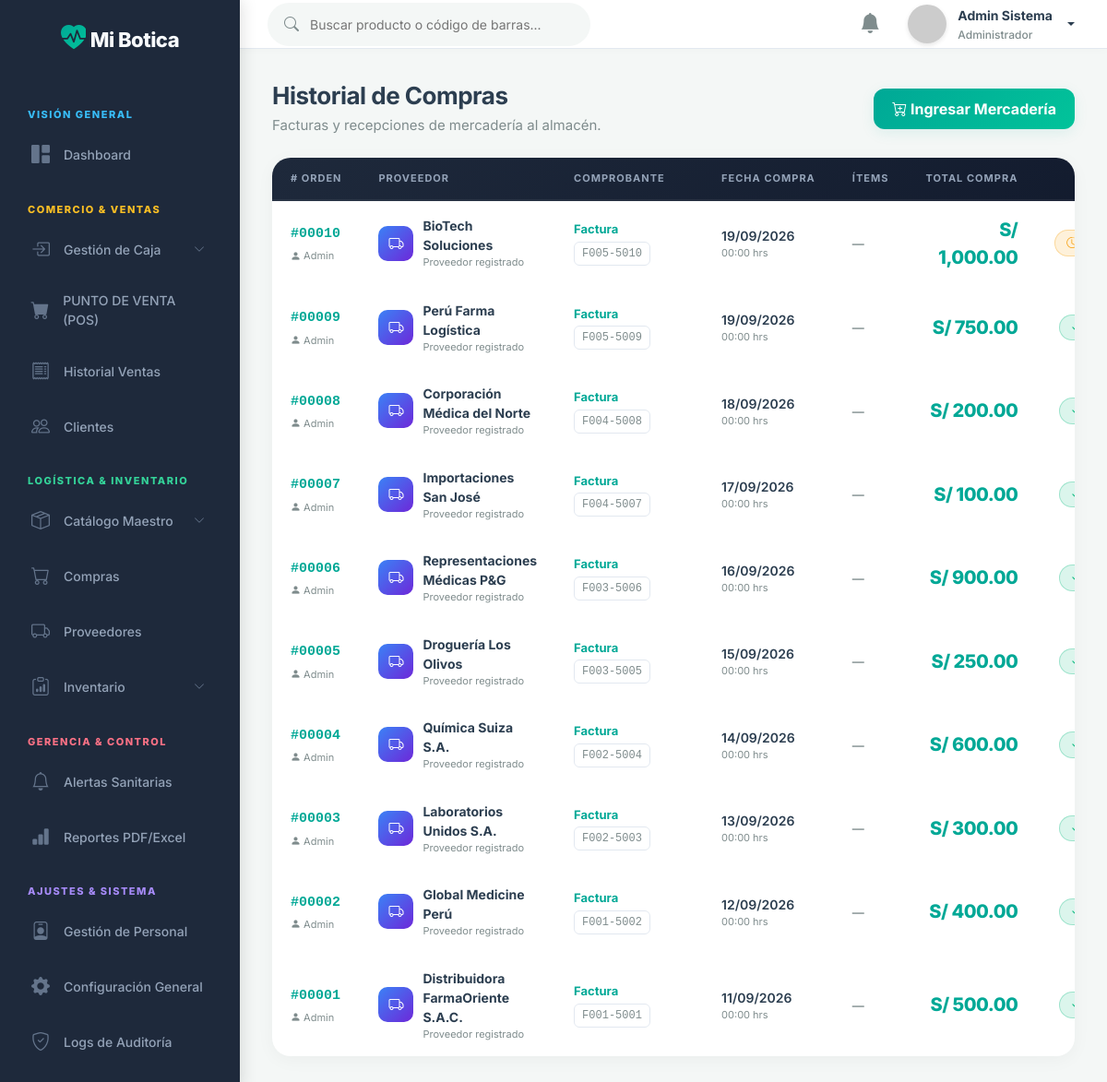
/public/compra/index (signed in), run on the app's committed database.
### tables this page shows
CREATE TABLE IF NOT EXISTS `compras` (
  `id` INT NOT NULL AUTO_INCREMENT,
  `id_proveedor` INT NOT NULL,
  `id_usuario` INT NOT NULL,  
  `tipo_comprobante` VARCHAR(50) NOT NULL,  
  `serie_comprobante` VARCHAR(20) NULL,
  `num_comprobante` VARCHAR(50) NOT NULL,
  `fecha_compra` DATE NOT NULL,
  `fecha_registro` TIMESTAMP DEFAULT CURRENT_TIMESTAMP,
  `impuesto` DECIMAL(10,2) DEFAULT 0.00,
  `total` DECIMAL(12,2) NOT NULL DEFAULT 0.00,
  `estado` VARCHAR(20) DEFAULT 'Completada',  
  PRIMARY KEY (`id`),
  FOREIGN KEY (`id_proveedor`) REFERENCES `proveedores`(`id`) ON DELETE RESTRICT,
  FOREIGN KEY (`id_usuario`) REFERENCES `usuarios`(`id`) ON DELETE RESTRICT
);

CREATE TABLE IF NOT EXISTS `usuarios` (
  `id` INT NOT NULL AUTO_INCREMENT,
  `nombres` VARCHAR(100) NOT NULL,
  `apellidos` VARCHAR(100) NOT NULL,
  `usuario` VARCHAR(50) NOT NULL UNIQUE,
  `password` VARCHAR(255) NOT NULL,
  `email` VARCHAR(100) NULL,
  `rol_id` INT NOT NULL,
  `estado` TINYINT(1) DEFAULT 1,  
  `ultimo_login` DATETIME NULL,
  `creado_en` TIMESTAMP DEFAULT CURRENT_TIMESTAMP,
  PRIMARY KEY (`id`),
  FOREIGN KEY (`rol_id`) REFERENCES `roles`(`id`) ON DELETE RESTRICT
);

CREATE TABLE IF NOT EXISTS `proveedores` (
  `id` INT NOT NULL AUTO_INCREMENT,
  `ruc` VARCHAR(20) NOT NULL UNIQUE,
  `razon_social` VARCHAR(150) NOT NULL,
  `representante` VARCHAR(150) NULL,
  `telefono` VARCHAR(50) NULL,
  `direccion` VARCHAR(255) NULL,
  `estado` TINYINT(1) DEFAULT 1,
  PRIMARY KEY (`id`)
);

### app/controllers/CompraController.php (called while the page is built, shortened)
<?php
class CompraController extends Controller {
    public function index() {
        $modelo = $this->model('Compra');
        $compras = $modelo->getAll();
        $this->view('compras/index', ['title' => 'Historial de Compras', 'compras' => $compras]);
    }
}

### app/core/App.php (called while the page is built, shortened)
<?php
class App {
    protected $method = 'login';
    public function __construct() {
        $url = $this->parseUrl();
        if (isset($url[0]) && file_exists('../app/controllers/' . ucfirst($url[0]) . 'Controller.php')) {
            unset($url[0]);
        }
        $this->controller = new $this->controller;
        if (isset($url[1])) {
            if (method_exists($this->controller, $url[1])) {
                $this->method = $url[1];
                unset($url[1]);
            }
        }
        $this->params = $url ? array_values($url) : [];
        call_user_func_array([$this->controller, $this->method], $this->params);
    }
    public function parseUrl() {
        if (isset($_GET['url'])) {
            return explode('/', filter_var(rtrim($_GET['url'], '/'), FILTER_SANITIZE_URL));
        }
        return [];
    }
}

### public/index.php (called while the page is built, shortened)
<?php
require_once '../app/config/database.php';
require_once '../app/core/App.php';
require_once '../app/core/Controller.php';
$app = new App();

### app/models/Compra.php (called while the page is built, shortened)
<?php
class Compra {
    private $conn;
    public function __construct() {
        $db = new Database();
        $this->conn = $db->getConnection();
    }
    public function getAll() {
        $query = "SELECT c.*, p.razon_social as proveedor, u.nombres as cajero
                  FROM compras c
                  INNER JOIN proveedores p ON c.id_proveedor = p.id
                  INNER JOIN usuarios u ON c.id_usuario = u.id
                  ORDER BY c.fecha_compra DESC, c.id DESC";
        $stmt = $this->conn->prepare($query);
        $stmt->execute();
        return $stmt->fetchAll(PDO::FETCH_ASSOC);
    }
}

### app/config/database.php (called while the page is built, shortened)
<?php
class Database {
    private $host = "localhost";
    private $db_name = "botica_db";
    private $username = "root";
    private $password = "274053";
    public function getConnection() {
        $this->conn = null;
        try {
            $this->conn = new PDO("mysql:host=" . $this->host . ";dbname=" . $this->db_name, $this->username, $this->password);
            $this->conn->exec("set names utf8");
        } catch(PDOException $exception) {
            echo "Error de conexión: " . $exception->getMessage();
        }
        return $this->conn;
    }
}
?>

### app/views/compras/index.php (the view, shortened to what this page needs)
<div class="page-content">
    <div class="d-flex justify-content-between align-items-center mb-4">
        <div>
            <h1 class="page-title">Historial de Compras</h1>
            <div class="page-subtitle">Facturas y recepciones de mercadería al almacén.</div>
        </div>
        <a href="<?php echo BASE_URL; ?>compra/create" class="btn-primary-custom" style="width: auto; padding: 10px 20px; text-decoration: none; display: inline-block;">
            <i class="bi bi-cart-plus"></i> Ingresar Mercadería
        </a>
    </div>
    <div class="card-metric" style="padding: 0; overflow: hidden;">
        <div class="table-responsive">
            <table class="compras-table">
                <thead>
                    <tr>
                        <th style="width:100px;"># Orden</th>
                        <th style="min-width:180px;">Proveedor</th>
                        <th style="min-width:160px;">Comprobante</th>
                        <th style="width:130px;">Fecha Compra</th>
                        <th style="width:80px;">Ítems</th>
                        <th style="width:150px;" class="text-end">Total Compra</th>
                        <th style="width:110px;" class="text-center">Estado</th>
                    </tr>
                </thead>
                <tbody>
                    <?php if(empty($data['compras'])): ?>
                    <tr><td colspan="8" class="text-center text-muted" style="padding:40px;">No hay compras registradas en el sistema.</td></tr>
                    <?php else: ?>
                    <?php foreach($data['compras'] as $compra): ?>
                    <tr>
                        <td>
                            <span style="font-family:monospace; font-weight:700; color: var(--accent-primary); font-size:15px;">
                                #<?php echo str_pad($compra['id'], 5, '0', STR_PAD_LEFT); ?>
                            </span><br>
                            <small style="color:var(--text-secondary); font-size:11px;">
                                <i class="bi bi-person-fill"></i>
                                <?php echo htmlspecialchars(explode(' ', $compra['cajero'] ?? '')[0]); ?>
                            </small>
                        </td>
                        <td>
                            <div style="display:flex; align-items:center; gap:10px;">
                                <div style="width:38px; height:38px; border-radius:10px; background: linear-gradient(135deg,#3B82F6,#6D28D9); display:flex; align-items:center; justify-content:center; font-size:16px; color:white; flex-shrink:0;">
                                    <i class="bi bi-truck"></i>
                                </div>
                                <div>
                                    <div style="font-weight:700; color:var(--text-primary); font-size:14px;"><?php echo htmlspecialchars($compra['proveedor'] ?? ''); ?></div>
                                    <div style="font-size:11px; color:var(--text-secondary);">Proveedor registrado</div>
                                </div>
                            </div>
                        </td>
                        <td>
                            <div style="font-weight:700; color: var(--accent-primary); font-size:13px; margin-bottom:3px;">
                                <?php echo htmlspecialchars($compra['tipo_comprobante'] ?? ''); ?>
                            </div>
                            <div style="font-family:monospace; font-size:12px; background: rgba(255,255,255,0.05); padding: 3px 8px; border-radius:6px; display:inline-block; color:var(--text-secondary); border: 1px solid var(--border-color);">
                                <?php echo htmlspecialchars(($compra['serie_comprobante'] ?? '') . '-' . ($compra['num_comprobante'] ?? '')); ?>
                            </div>
                        </td>
                        <td>
                            <div style="font-weight:600; color:var(--text-primary);">
                                <?php echo date('d/m/Y', strtotime($compra['fecha_compra'])); ?>
                            </div>
                            <div style="font-size:11px; color:var(--text-secondary);">
                                <?php echo date('H:i', strtotime($compra['fecha_compra'])); ?> hrs
                            </div>
                        </td>
                        <td>
                            <span style="font-size:13px; font-weight:600; color:var(--text-secondary);">
                                <?php echo $compra['total_items'] ?? '—'; ?>
                            </span>
                        </td>
                        <td class="text-end">
                            <div style="font-size:20px; font-weight:800; color: var(--accent-primary); letter-spacing:-0.5px;">
                                S/ <?php echo number_format($compra['total'], 2); ?>
                            </div>
                        </td>
                        <td class="text-center">
                            <?php if($compra['estado'] == 'Pendiente'): ?>
                                <span class="badge" style="background: rgba(245,158,11,0.15); color:#F59E0B; border:1px solid rgba(245,158,11,0.3); padding:7px 12px; border-radius:20px; font-size:12px; font-weight:700;">
                                    <i class="bi bi-clock-history"></i> Pendiente
                                </span>
                            <?php elseif($compra['estado'] == 'Completada'): ?>
                                <span class="badge" style="background: rgba(16,185,129,0.15); color:#10B981; border:1px solid rgba(16,185,129,0.3); padding:7px 12px; border-radius:20px; font-size:12px; font-weight:700;">
                                    <i class="bi bi-check-all"></i> Recibida
                                </span>
                            <?php else: ?>
                                <span class="badge bg-secondary" style="padding:7px 12px; border-radius:20px;"><?php echo $compra['estado']; ?></span>
                            <?php endif; ?>
                        </td>
                    </tr>
                    <?php endforeach; ?>
                    <?php endif; ?>
                </tbody>
            </table>
        </div>
    </div>
</div>

### public/css/style.css (style rules this page uses)
:root { --bg-dark: #F4F7F6; --bg-card: #FFFFFF; --text-primary: #2C3E50; --text-secondary: #7F8C8D; --accent-primary: #00A896; --accent-hover: #028090; --accent-light: rgba(0, 168, 150, 0.1); --success: #02C39A; --success-bg: rgba(2, 195, 154, 0.1); --danger: #E63946; --danger-bg: rgba(230, 57, 70, 0.1); --warning: #F4A261; --border-color: #E2E8F0; }
body { font-family: 'Inter', sans-serif; background-color: var(--bg-dark); color: var(--text-primary); margin: 0; overflow-x: hidden; }
.page-content { padding: 35px; }
.page-title { font-size: 26px; font-weight: 700; color: var(--text-primary); margin: 0; letter-spacing: -0.5px; }
.page-subtitle { font-size: 15px; color: var(--text-secondary); margin-top: 5px; }
.card-metric { background-color: var(--bg-card); border-radius: 20px; padding: 24px; border: none; box-shadow: 0 4px 20px rgba(0, 0, 0, 0.04); transition: transform 0.3s ease, box-shadow 0.3s ease; }
.btn-primary-custom { width: 100%; padding: 14px; background: linear-gradient(135deg, var(--accent-primary), var(--success)); color: white; border: none; border-radius: 12px; font-size: 16px; font-weight: 700; cursor: pointer; transition: transform 0.2s, box-shadow 0.3s; font-family: 'Inter'; box-shadow: 0 4px 15px var(--accent-light); }

### app/views/compras/index.php (style rules this page uses)
.compras-table { width: 100%; border-collapse: separate; border-spacing: 0; font-size: 14px; }
.compras-table thead tr { background: linear-gradient(135deg, #1e293b, #0f172a); }
.compras-table thead th { padding: 14px 20px; font-size: 11px; font-weight: 700; text-transform: uppercase; letter-spacing: 1px; color: #94a3b8; border-bottom: 2px solid rgba(255,255,255,0.06); white-space: nowrap; }
.compras-table tbody tr { border-bottom: 1px solid var(--border-color); transition: background 0.2s; }
.compras-table tbody td { padding: 16px 20px; vertical-align: middle; }
.compras-table tbody tr:last-child td { border-bottom: none; }

### data on the page
compras: id "00010", id_usuario.nombres "Admin", id_proveedor.razon_social "BioTech Soluciones", tipo_comprobante "Factura", serie_comprobante+num_comprobante "F005-5010", fecha_compra "19/09/2026", fecha_compra "00:00", total_items "—", total "1,000.00", estado "Pendiente" (drawn)
compras: id "00009", id_usuario.nombres "Admin", id_proveedor.razon_social "Perú Farma Logística", tipo_comprobante "Factura", serie_comprobante+num_comprobante "F005-5009", fecha_compra "19/09/2026", fecha_compra "00:00", total_items "—", total "750.00", estado "Completada" (drawn)
compras: id "00008", id_usuario.nombres "Admin", id_proveedor.razon_social "Corporación Médica del Norte", tipo_comprobante "Factura", serie_comprobante+num_comprobante "F004-5008", fecha_compra "18/09/2026", fecha_compra "00:00", total_items "—", total "200.00", estado "Completada" (drawn)
compras: id "00007", id_usuario.nombres "Admin", id_proveedor.razon_social "Importaciones San José", tipo_comprobante "Factura", serie_comprobante+num_comprobante "F004-5007", fecha_compra "17/09/2026", fecha_compra "00:00", total_items "—", total "100.00", estado "Completada" (drawn)
compras: id "00006", id_usuario.nombres "Admin", id_proveedor.razon_social "Representaciones Médicas P&G", tipo_comprobante "Factura", serie_comprobante+num_comprobante "F003-5006", fecha_compra "16/09/2026", fecha_compra "00:00", total_items "—", total "900.00", estado "Completada" (drawn)
compras: id "00005", id_usuario.nombres "Admin", id_proveedor.razon_social "Droguería Los Olivos", tipo_comprobante "Factura", serie_comprobante+num_comprobante "F003-5005", fecha_compra "15/09/2026", fecha_compra "00:00", total_items "—", total "250.00", estado "Completada" (drawn)
compras: id "00004", id_usuario.nombres "Admin", id_proveedor.razon_social "Química Suiza S.A.", tipo_comprobante "Factura", serie_comprobante+num_comprobante "F002-5004", fecha_compra "14/09/2026", fecha_compra "00:00", total_items "—", total "600.00", estado "Completada" (drawn)
compras: id "00003", id_usuario.nombres "Admin", id_proveedor.razon_social "Laboratorios Unidos S.A.", tipo_comprobante "Factura", serie_comprobante+num_comprobante "F002-5003", fecha_compra "13/09/2026", fecha_compra "00:00", total_items "—", total "300.00", estado "Completada" (drawn)
compras: id "00002", id_usuario.nombres "Admin", id_proveedor.razon_social "Global Medicine Perú", tipo_comprobante "Factura", serie_comprobante+num_comprobante "F001-5002", fecha_compra "12/09/2026", fecha_compra "00:00", total_items "—", total "400.00", estado "Completada" (drawn)
compras: id "00001", id_usuario.nombres "Admin", id_proveedor.razon_social "Distribuidora FarmaOriente S.A.C.", tipo_comprobante "Factura", serie_comprobante+num_comprobante "F001-5001", fecha_compra "11/09/2026", fecha_compra "00:00", total_items "—", total "500.00", estado "Completada" (drawn)

### other printed values
$_SESSION['nombre'] "Admin Sistema"
$roles[$_SESSION['rol_id'] ?? 1] "Administrador"
